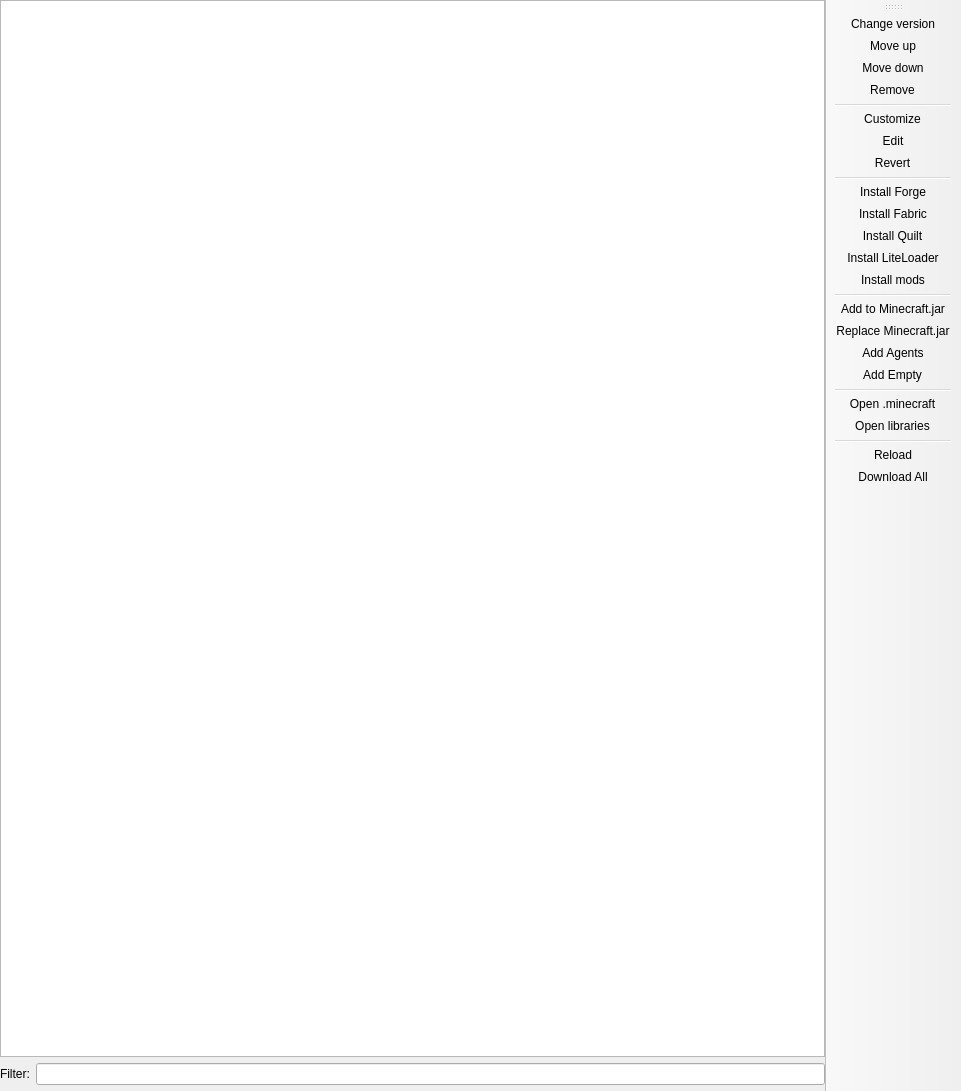
<?xml version="1.0" encoding="UTF-8"?>
<ui version="4.0">
 <class>VersionPage</class>
 <widget class="QMainWindow" name="VersionPage">
  <property name="geometry">
   <rect>
    <x>0</x>
    <y>0</y>
    <width>961</width>
    <height>1091</height>
   </rect>
  </property>
  <widget class="QWidget" name="centralwidget">
   <layout class="QHBoxLayout" name="horizontalLayout">
    <property name="leftMargin">
     <number>0</number>
    </property>
    <property name="topMargin">
     <number>0</number>
    </property>
    <property name="rightMargin">
     <number>0</number>
    </property>
    <property name="bottomMargin">
     <number>0</number>
    </property>
    <item>
     <layout class="QVBoxLayout" name="verticalLayout">
      <item>
       <widget class="ModListView" name="packageView">
        <property name="horizontalScrollBarPolicy">
         <enum>Qt::ScrollBarAlwaysOff</enum>
        </property>
        <property name="sortingEnabled">
         <bool>false</bool>
        </property>
        <property name="headerHidden">
         <bool>false</bool>
        </property>
        <attribute name="headerVisible">
         <bool>true</bool>
        </attribute>
       </widget>
      </item>
      <item>
       <layout class="QGridLayout" name="gridLayout_2">
        <item row="0" column="1">
         <widget class="QLineEdit" name="filterEdit"/>
        </item>
        <item row="0" column="0">
         <widget class="QLabel" name="filterLabel">
          <property name="text">
           <string>Filter:</string>
          </property>
         </widget>
        </item>
       </layout>
      </item>
      <item>
       <widget class="InfoFrame" name="frame">
        <property name="sizePolicy">
         <sizepolicy hsizetype="Preferred" vsizetype="Minimum">
          <horstretch>0</horstretch>
          <verstretch>0</verstretch>
         </sizepolicy>
        </property>
       </widget>
      </item>
     </layout>
    </item>
   </layout>
  </widget>
  <widget class="WideBar" name="toolBar">
   <property name="windowTitle">
    <string>Actions</string>
   </property>
   <property name="allowedAreas">
    <set>Qt::LeftToolBarArea|Qt::RightToolBarArea</set>
   </property>
   <property name="toolButtonStyle">
    <enum>Qt::ToolButtonTextOnly</enum>
   </property>
   <property name="floatable">
    <bool>false</bool>
   </property>
   <attribute name="toolBarArea">
    <enum>RightToolBarArea</enum>
   </attribute>
   <attribute name="toolBarBreak">
    <bool>false</bool>
   </attribute>
   <addaction name="actionChange_version"/>
   <addaction name="actionMove_up"/>
   <addaction name="actionMove_down"/>
   <addaction name="actionRemove"/>
   <addaction name="separator"/>
   <addaction name="actionCustomize"/>
   <addaction name="actionEdit"/>
   <addaction name="actionRevert"/>
   <addaction name="separator"/>
   <addaction name="actionInstall_Forge"/>
   <addaction name="actionInstall_Fabric"/>
   <addaction name="actionInstall_Quilt"/>
   <addaction name="actionInstall_LiteLoader"/>
   <addaction name="actionInstall_mods"/>
   <addaction name="separator"/>
   <addaction name="actionAdd_to_Minecraft_jar"/>
   <addaction name="actionReplace_Minecraft_jar"/>
   <addaction name="actionAdd_Agents"/>
   <addaction name="actionAdd_Empty"/>
   <addaction name="separator"/>
   <addaction name="actionMinecraftFolder"/>
   <addaction name="actionLibrariesFolder"/>
   <addaction name="separator"/>
   <addaction name="actionReload"/>
   <addaction name="actionDownload_All"/>
  </widget>
  <action name="actionChange_version">
   <property name="text">
    <string>Change version</string>
   </property>
   <property name="toolTip">
    <string>Change version of the selected package.</string>
   </property>
  </action>
  <action name="actionMove_up">
   <property name="text">
    <string>Move up</string>
   </property>
   <property name="toolTip">
    <string>Make the selected package apply sooner.</string>
   </property>
  </action>
  <action name="actionMove_down">
   <property name="text">
    <string>Move down</string>
   </property>
   <property name="toolTip">
    <string>Make the selected package apply later.</string>
   </property>
  </action>
  <action name="actionRemove">
   <property name="text">
    <string>Remove</string>
   </property>
   <property name="toolTip">
    <string>Remove selected package from the instance.</string>
   </property>
  </action>
  <action name="actionCustomize">
   <property name="text">
    <string>Customize</string>
   </property>
   <property name="toolTip">
    <string>Customize selected package.</string>
   </property>
  </action>
  <action name="actionEdit">
   <property name="text">
    <string>Edit</string>
   </property>
   <property name="toolTip">
    <string>Edit selected package.</string>
   </property>
  </action>
  <action name="actionRevert">
   <property name="text">
    <string>Revert</string>
   </property>
   <property name="toolTip">
    <string>Revert the selected package to default.</string>
   </property>
  </action>
  <action name="actionInstall_Forge">
   <property name="text">
    <string>Install Forge</string>
   </property>
   <property name="toolTip">
    <string>Install the Minecraft Forge package.</string>
   </property>
  </action>
  <action name="actionInstall_Fabric">
   <property name="text">
    <string>Install Fabric</string>
   </property>
   <property name="toolTip">
    <string>Install the Fabric Loader package.</string>
   </property>
  </action>
  <action name="actionInstall_Quilt">
   <property name="text">
    <string>Install Quilt</string>
   </property>
   <property name="toolTip">
    <string>Install the Quilt Loader package.</string>
   </property>
  </action>
  <action name="actionInstall_LiteLoader">
   <property name="text">
    <string>Install LiteLoader</string>
   </property>
   <property name="toolTip">
    <string>Install the LiteLoader package.</string>
   </property>
  </action>
  <action name="actionInstall_mods">
   <property name="text">
    <string>Install mods</string>
   </property>
   <property name="toolTip">
    <string>Install normal mods.</string>
   </property>
  </action>
  <action name="actionAdd_to_Minecraft_jar">
   <property name="text">
    <string>Add to Minecraft.jar</string>
   </property>
   <property name="toolTip">
    <string>Add a mod into the Minecraft jar file.</string>
   </property>
  </action>
  <action name="actionReplace_Minecraft_jar">
   <property name="text">
    <string>Replace Minecraft.jar</string>
   </property>
  </action>
  <action name="actionAdd_Agents">
   <property name="text">
	<string>Add Agents</string>
   </property>
   <property name="toolTip">
	<string>Add Java agents.</string>
   </property>
  </action>
  <action name="actionAdd_Empty">
   <property name="text">
    <string>Add Empty</string>
   </property>
   <property name="toolTip">
    <string>Add an empty custom package.</string>
   </property>
  </action>
  <action name="actionReload">
   <property name="text">
    <string>Reload</string>
   </property>
   <property name="toolTip">
    <string>Reload all packages.</string>
   </property>
  </action>
  <action name="actionDownload_All">
   <property name="text">
    <string>Download All</string>
   </property>
   <property name="toolTip">
    <string>Download the files needed to launch the instance now.</string>
   </property>
  </action>
  <action name="actionMinecraftFolder">
   <property name="text">
    <string>Open .minecraft</string>
   </property>
   <property name="toolTip">
    <string>Open the instance's .minecraft folder.</string>
   </property>
  </action>
  <action name="actionLibrariesFolder">
   <property name="text">
    <string>Open libraries</string>
   </property>
   <property name="toolTip">
    <string>Open the instance's local libraries folder.</string>
   </property>
  </action>
 </widget>
 <customwidgets>
  <customwidget>
   <class>ModListView</class>
   <extends>QTreeView</extends>
   <header>ui/widgets/ModListView.h</header>
  </customwidget>
  <customwidget>
   <class>InfoFrame</class>
   <extends>QFrame</extends>
   <header>ui/widgets/InfoFrame.h</header>
   <container>1</container>
  </customwidget>
  <customwidget>
   <class>WideBar</class>
   <extends>QToolBar</extends>
   <header>ui/widgets/WideBar.h</header>
  </customwidget>
 </customwidgets>
 <resources/>
 <connections/>
</ui>
